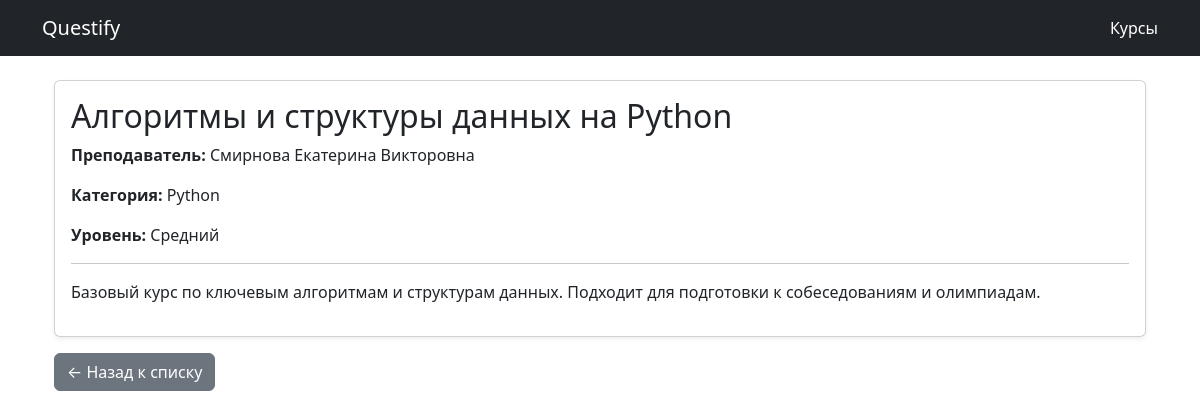
The page /course/8/ on the database its author committed.
### course/models/course.py (models this page shows, shortened)
class Course(models.Model):
    class LevelChoices(models.IntegerChoices):
        BEGINNER = 1, "Начальный"
        INTERMEDIATE = 2, "Средний"
        ADVANCED = 3, "Продвинутый"
    title = models.CharField(max_length=200, verbose_name="Название", help_text="Название курса")
    description = models.TextField(null=True, verbose_name="Описание", blank=True)
    price = models.FloatField(null=True, verbose_name="Цена", blank=True)
    published = models.DateTimeField(db_index=True, verbose_name="Опубликовано", default=timezone.now)
    level = models.SmallIntegerField("Уровень сложности", choices=LevelChoices.choices, default=LevelChoices.BEGINNER)
    teacher = models.ForeignKey("course.Teacher", on_delete=models.CASCADE, blank=True, null=True, related_name="course")
    category = models.ManyToManyField(Category, verbose_name="Категория", blank=True)
    class Meta:
        verbose_name_plural = "Курсы"
        verbose_name = "Курс"
        ordering = ['-published']
        unique_together = ["title", "teacher"]
        get_latest_by = "published"

class Category(models.Model):
    name = models.CharField("Название категории", max_length=30, unique=True)
    class Meta:
        verbose_name = "Категория"
        verbose_name_plural = "Категории"

### course/models/teacher.py (models this page shows)
class Teacher(models.Model):
    name = models.CharField("Имя", max_length=30)
    surname = models.CharField("Фамилия", max_length=50)
    patronymic = models.CharField("Отчество", max_length=50, null=True, blank=True)
    years_of_experience = models.PositiveIntegerField("Опыт преподавания (лет)")
    class Meta:
        verbose_name = "Преподаватель"
        verbose_name_plural = "Преподаватели"
        ordering = ["surname", "name"]
    def __str__(self):
        return " ".join(filter(None, [self.surname, self.name, self.patronymic]))

### course/views.py (the view)
# urls.py: path('<int:pk>/', CourseDetailView.as_view(), name='course_detail'),
class CourseDetailView(DetailView):
    model = Course
    template_name = "course/course_detail.html"
    context_object_name = "course"

### course/templates/course/course_detail.html
{% extends "base.html" %}
{% block content %}
<div class="container mt-4">
  <div class="card shadow-sm">
    <div class="card-body">
      <h2 class="card-title">{{ course.title }}</h2>
      <p><strong>Преподаватель:</strong> {{ course.teacher }}</p>
      <p><strong>Категория:</strong>
        {% for cat in course.category.all %}
                 {{ cat.name }}{% if not forloop.last %}, {% endif %}
                {% empty %}
                  Нет
                {% endfor %}
      </p>
      <p><strong>Уровень:</strong> {{ course.get_level_display }}</p>
      <hr>
      <p>{{ course.description }}</p>
    </div>
  </div>
  <a href="{% url 'course_list' %}" class="btn btn-secondary mt-3">← Назад к списку</a>
</div>
{% endblock %}

### rows shown on the page
Course: title "Алгоритмы и структуры данных на Python", teacher "Смирнова Екатерина Викторовна", level "Средний", description "Базовый курс по ключевым алгоритмам и структурам данных. Подходит для подготовки к собеседованиям и олимпиадам."
Category: name "Python"
